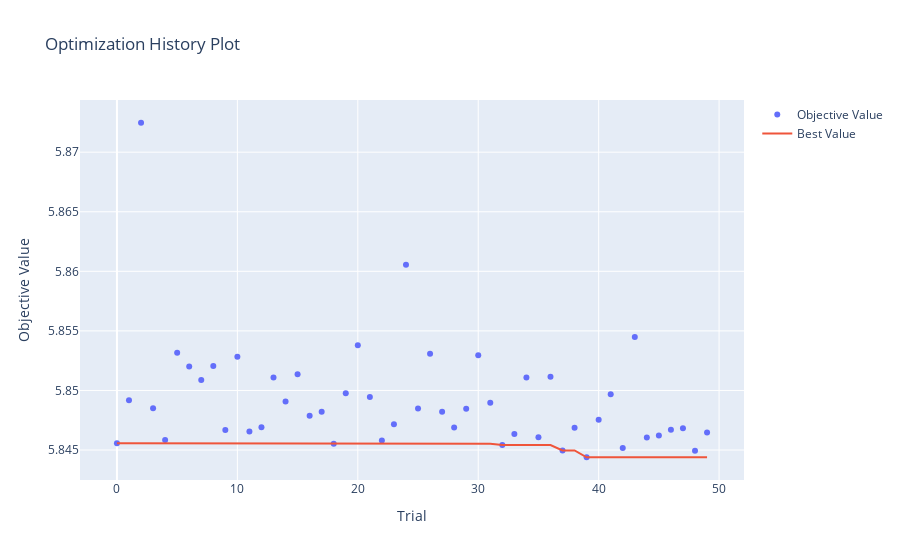
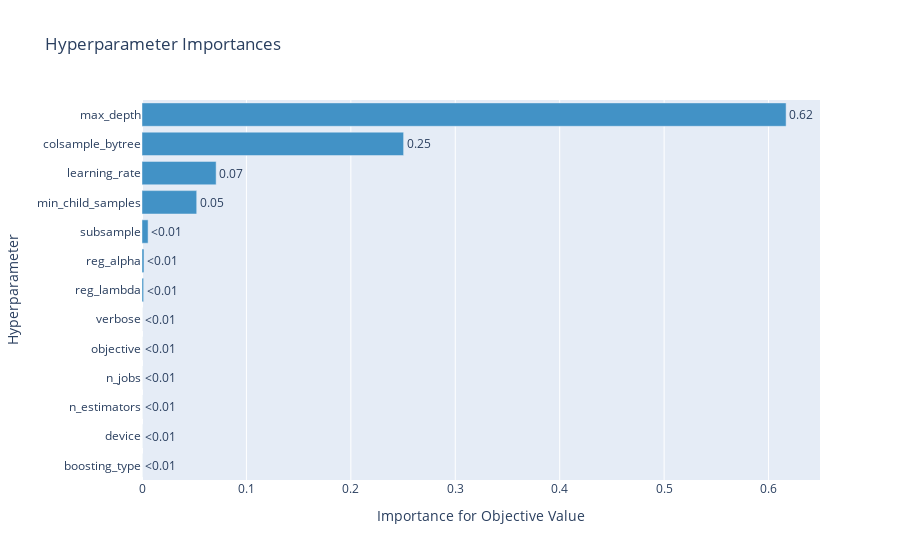
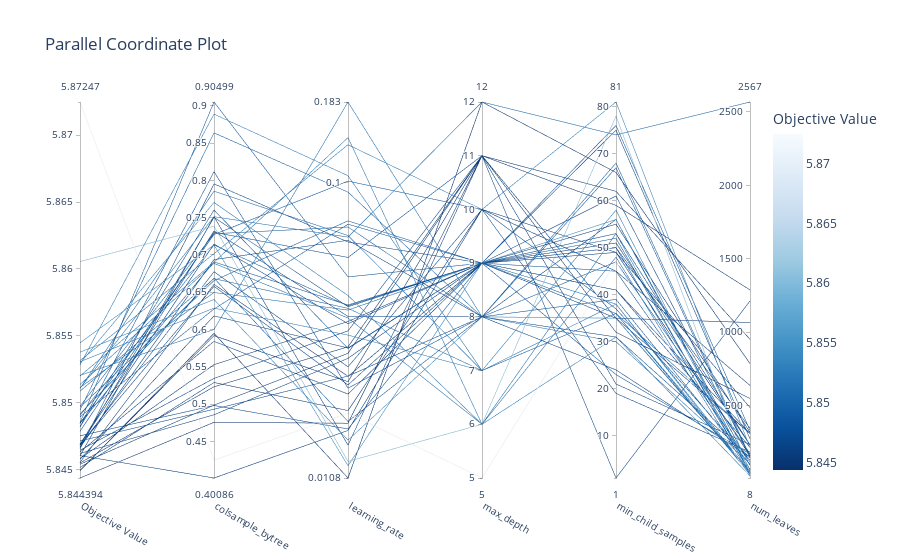

Source (notebook cell) for these figures, in order:
### Markdown cell above
### Ploting Hyperparameter Tuning Results

### Code cell
if CFG.HYPERTUNE:
    plot_optimization_history(study).show()
    if CFG.N_TRIALS > 1:
        plot_param_importances(study).show()
        plot_parallel_coordinate(
            study, 
            params=["max_depth", "num_leaves", "learning_rate", "colsample_bytree", "min_child_samples"]
        ).show()

### Figure 1 — Plotly figure (JSON) as saved in the notebook; plotly's stock layout.template omitted (floating-point values rounded to 4 significant figures)
{"data": [{"mode": "markers", "name": "Objective Value", "type": "scatter", "x": [0, 1, 2, 3, 4, 5, 6, 7, 8, 9, 10, 11, 12, 13, 14, 15, 16, 17, 18, 19, 20, 21, 22, 23, 24, 25, 26, 27, 28, 29, 30, 31, 32, 33, 34, 35, 36, 37, 38, 39, 40, 41, 42, 43, 44, 45, 46, 47, 48, 49], "y": [5.846, 5.849, 5.872, 5.849, 5.846, 5.853, 5.852, 5.851, 5.852, 5.847, 5.853, 5.847, 5.847, 5.851, 5.849, 5.851, 5.848, 5.848, 5.846, 5.85, 5.854, 5.849, 5.846, 5.847, 5.861, 5.848, 5.853, 5.848, 5.847, 5.848, 5.853, 5.849, 5.845, 5.846, 5.851, 5.846, 5.851, 5.845, 5.847, 5.844, 5.848, 5.85, 5.845, 5.854, 5.846, 5.846, 5.847, 5.847, 5.845, 5.846]}, {"mode": "lines", "name": "Best Value", "type": "scatter", "x": [0, 1, 2, 3, 4, 5, 6, 7, 8, 9, 10, 11, 12, 13, 14, 15, 16, 17, 18, 19, 20, 21, 22, 23, 24, 25, 26, 27, 28, 29, 30, 31, 32, 33, 34, 35, 36, 37, 38, 39, 40, 41, 42, 43, 44, 45, 46, 47, 48, 49], "y": [5.846, 5.846, 5.846, 5.846, 5.846, 5.846, 5.846, 5.846, 5.846, 5.846, 5.846, 5.846, 5.846, 5.846, 5.846, 5.846, 5.846, 5.846, 5.846, 5.846, 5.846, 5.846, 5.846, 5.846, 5.846, 5.846, 5.846, 5.846, 5.846, 5.846, 5.846, 5.846, 5.845, 5.845, 5.845, 5.845, 5.845, 5.845, 5.845, 5.844, 5.844, 5.844, 5.844, 5.844, 5.844, 5.844, 5.844, 5.844, 5.844, 5.844]}, {"marker": {"color": "#cccccc"}, "mode": "markers", "name": "Infeasible Trial", "showlegend": false, "type": "scatter", "x": [], "y": []}], "layout": {"title": {"text": "Optimization History Plot"}, "xaxis": {"title": {"text": "Trial"}}, "yaxis": {"title": {"text": "Objective Value"}}}}

### Figure 2 — Plotly figure (JSON) as saved in the notebook; plotly's stock layout.template omitted (floating-point values rounded to 4 significant figures)
{"data": [{"cliponaxis": false, "hovertemplate": ["boosting_type (CategoricalDistribution): 0.0<extra></extra>", "device (CategoricalDistribution): 0.0<extra></extra>", "n_estimators (CategoricalDistribution): 0.0<extra></extra>", "n_jobs (CategoricalDistribution): 0.0<extra></extra>", "objective (CategoricalDistribution): 0.0<extra></extra>", "verbose (CategoricalDistribution): 0.0<extra></extra>", "reg_lambda (FloatDistribution): 0.0015599346293494161<extra></extra>", "reg_alpha (FloatDistribution): 0.0018997767482851723<extra></extra>", "subsample (FloatDistribution): 0.005828262300688525<extra></extra>", "min_child_samples (IntDistribution): 0.05239520208608487<extra></extra>", "learning_rate (FloatDistribution): 0.07098696172711189<extra></extra>", "colsample_bytree (FloatDistribution): 0.2505267220094492<extra></extra>", "max_depth (IntDistribution): 0.6168031404990311<extra></extra>"], "marker": {"color": "rgb(66,146,198)"}, "orientation": "h", "text": ["<0.01", "<0.01", "<0.01", "<0.01", "<0.01", "<0.01", "<0.01", "<0.01", "<0.01", "0.05", "0.07", "0.25", "0.62"], "textposition": "outside", "type": "bar", "x": [0, 0, 0, 0, 0, 0, 0.00156, 0.0019, 0.005828, 0.0524, 0.07099, 0.2505, 0.6168], "y": ["boosting_type", "device", "n_estimators", "n_jobs", "objective", "verbose", "reg_lambda", "reg_alpha", "subsample", "min_child_samples", "learning_rate", "colsample_bytree", "max_depth"]}], "layout": {"showlegend": false, "title": {"text": "Hyperparameter Importances"}, "xaxis": {"title": {"text": "Importance for Objective Value"}}, "yaxis": {"title": {"text": "Hyperparameter"}}}}

### Figure 3 — Plotly figure (JSON) as saved in the notebook; plotly's stock layout.template omitted (floating-point values rounded to 4 significant figures)
{"data": [{"dimensions": [{"label": "Objective Value", "range": [5.844, 5.872], "values": [5.846, 5.849, 5.872, 5.849, 5.846, 5.853, 5.852, 5.851, 5.852, 5.847, 5.853, 5.847, 5.847, 5.851, 5.849, 5.851, 5.848, 5.848, 5.846, 5.85, 5.854, 5.849, 5.846, 5.847, 5.861, 5.848, 5.853, 5.848, 5.847, 5.848, 5.853, 5.849, 5.845, 5.846, 5.851, 5.846, 5.851, 5.845, 5.847, 5.844, 5.848, 5.85, 5.845, 5.854, 5.846, 5.846, 5.847, 5.847, 5.845, 5.846]}, {"label": "colsample_bytree", "range": [0.4009, 0.905], "values": [0.6606, 0.6688, 0.4248, 0.905, 0.5528, 0.7016, 0.6902, 0.6682, 0.6, 0.6936, 0.8888, 0.7952, 0.7321, 0.7854, 0.7133, 0.6886, 0.7303, 0.8115, 0.5231, 0.7284, 0.6401, 0.8636, 0.6182, 0.4931, 0.7385, 0.7273, 0.6286, 0.7601, 0.7146, 0.6905, 0.7703, 0.6275, 0.4985, 0.5841, 0.7512, 0.4009, 0.6496, 0.5918, 0.6578, 0.4755, 0.4981, 0.6655, 0.5289, 0.7133, 0.7513, 0.4856, 0.7504, 0.6774, 0.5947, 0.5344]}, {"label": "learning_rate", "range": [-1.965, -0.7377], "ticktext": ["0.0108", "0.1", "0.183"], "tickvals": [-1.965, -1, -0.7377], "values": [-1.634, -1.781, -1.754, -1.309, -1.454, -0.8771, -0.854, -1.411, -0.7377, -1.189, -0.9784, -1.195, -1.438, -1.174, -1.403, -1.443, -1.245, -1.672, -1.537, -1.146, -1.841, -1.032, -1.541, -1.633, -1.911, -0.996, -1.499, -1.542, -1.462, -1.4, -1.37, -1.137, -1.558, -1.691, -1.179, -1.81, -1.417, -1.651, -1.662, -1.786, -1.805, -1.126, -1.745, -1.925, -1.858, -1.575, -1.406, -1.602, -1.965, -1.485]}, {"label": "max_depth", "range": [5, 12], "values": [9, 8, 5, 9, 9, 10, 6, 7, 8, 8, 7, 9, 8, 7, 9, 6, 11, 8, 11, 8, 8, 8, 9, 8, 6, 10, 7, 9, 9, 9, 6, 9, 11, 9, 12, 10, 9, 11, 9, 11, 9, 9, 10, 9, 11, 9, 9, 10, 12, 11]}, {"label": "min_child_samples", "range": [1, 81], "values": [55, 67, 47, 76, 49, 81, 53, 36, 30, 24, 58, 61, 56, 36, 52, 48, 35, 39, 62, 47, 35, 68, 51, 31, 78, 37, 38, 23, 50, 50, 31, 45, 35, 41, 74, 49, 38, 59, 41, 32, 53, 36, 45, 56, 21, 35, 75, 19, 66, 1]}, {"label": "num_leaves", "range": [8, 2567], "values": [319, 143, 8, 332, 159, 214, 38, 34, 106, 150, 42, 160, 94, 53, 67, 34, 45, 99, 952, 174, 54, 153, 232, 148, 36, 131, 30, 171, 346, 51, 22, 117, 1066, 311, 2567, 488, 47, 1288, 217, 549, 234, 311, 638, 62, 236, 310, 275, 185, 787, 1213]}], "labelangle": 30, "labelside": "bottom", "line": {"color": [5.846, 5.849, 5.872, 5.849, 5.846, 5.853, 5.852, 5.851, 5.852, 5.847, 5.853, 5.847, 5.847, 5.851, 5.849, 5.851, 5.848, 5.848, 5.846, 5.85, 5.854, 5.849, 5.846, 5.847, 5.861, 5.848, 5.853, 5.848, 5.847, 5.848, 5.853, 5.849, 5.845, 5.846, 5.851, 5.846, 5.851, 5.845, 5.847, 5.844, 5.848, 5.85, 5.845, 5.854, 5.846, 5.846, 5.847, 5.847, 5.845, 5.846], "colorbar": {"title": {"text": "Objective Value"}}, "colorscale": [[0, "rgb(247,251,255)"], [0.125, "rgb(222,235,247)"], [0.25, "rgb(198,219,239)"], [0.375, "rgb(158,202,225)"], [0.5, "rgb(107,174,214)"], [0.625, "rgb(66,146,198)"], [0.75, "rgb(33,113,181)"], [0.875, "rgb(8,81,156)"], [1, "rgb(8,48,107)"]], "reversescale": true, "showscale": true}, "type": "parcoords"}], "layout": {"title": {"text": "Parallel Coordinate Plot"}}}
